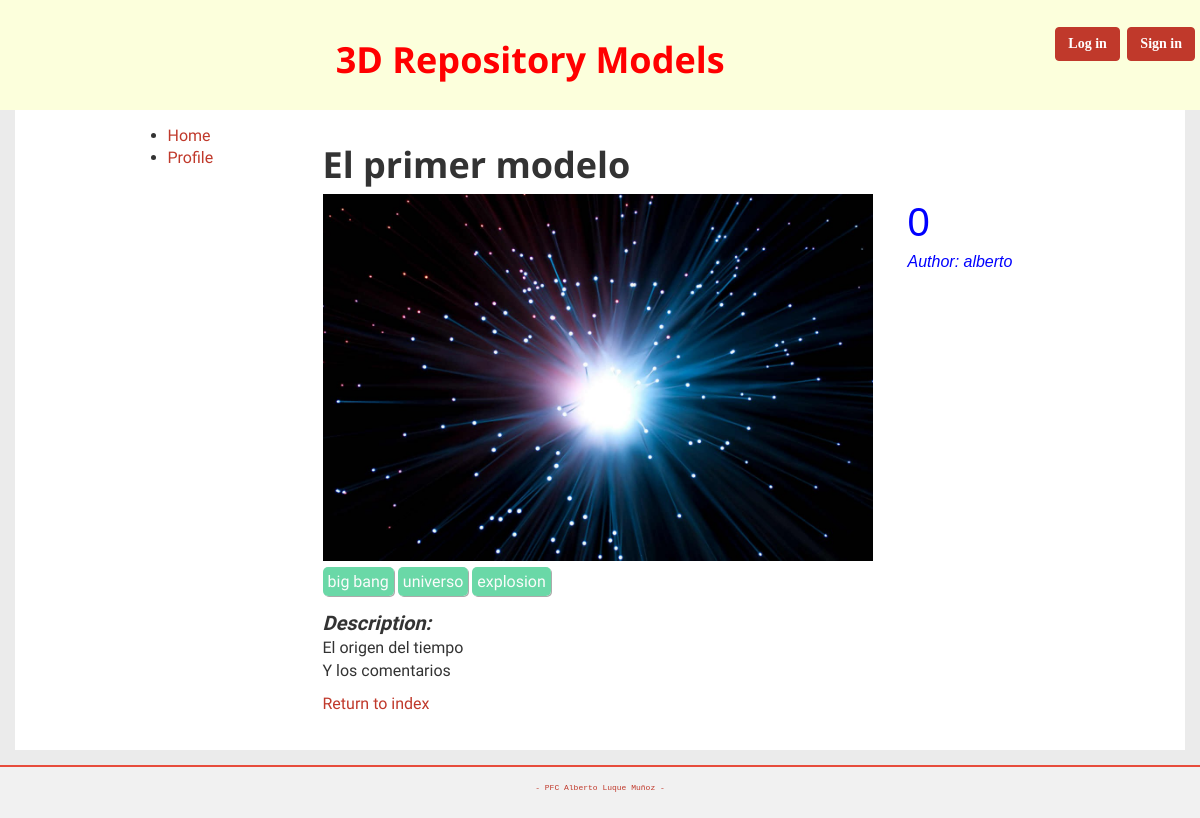
The page /modelos/1/ on the database as committed earlier.
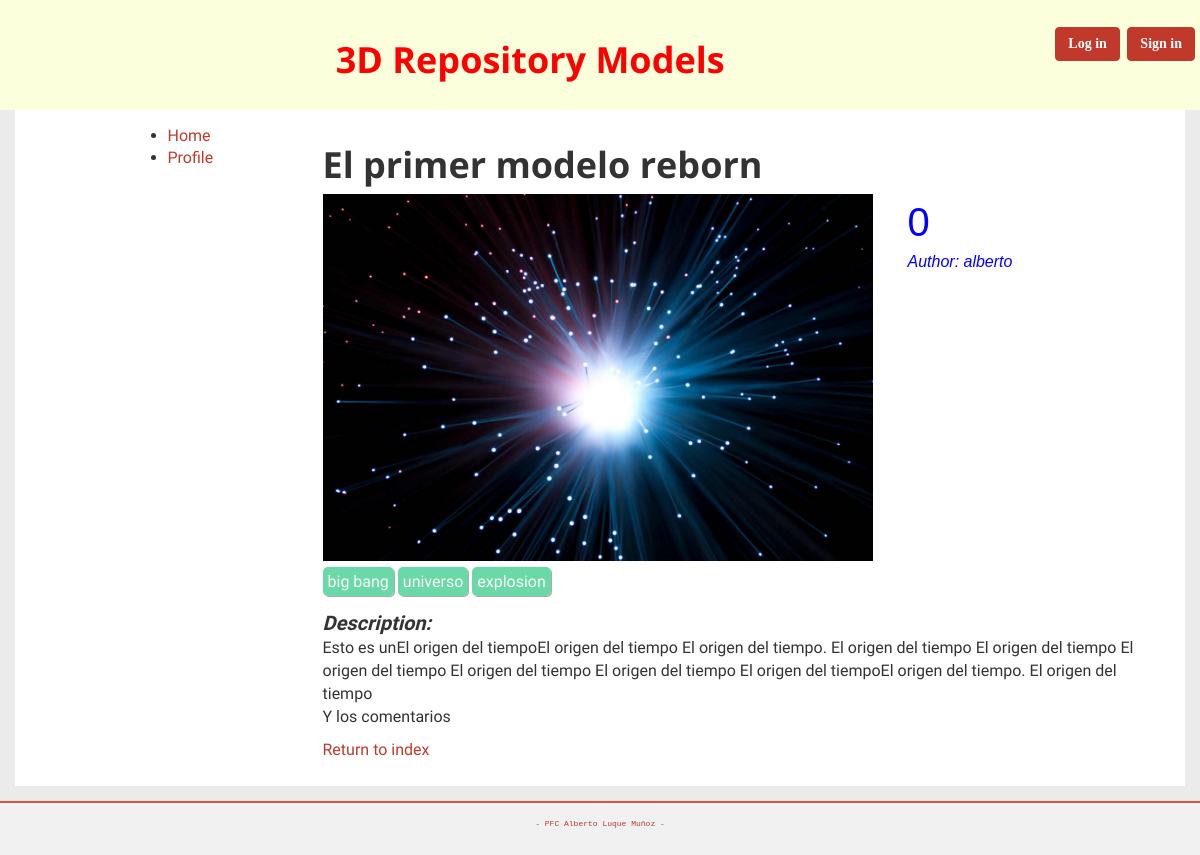
The same page on the database as committed later.
### Repositorio3D/modelos3D/models.py (models this page shows, shortened)
class Model3D(models.Model):
    nombre = models.CharField(max_length=100)
    descripcion = models.TextField(blank=True)
    valoracion = models.FloatField(
        validators=[MinValueValidator(0), MaxValueValidator(10)],
        default=0)
    user = models.ForeignKey(User, null=True)
    def get_imagenes(self):
        return self.imagenesmodelos_set.filter()
    def get_tags(self):
        return self.tagsmodelos_set.filter()
    class Meta:
        verbose_name = 'Modelo 3D'
        verbose_name_plural = 'Modelos 3D'

class ImagenesModelos(models.Model):
    modelo = models.ForeignKey('Model3D')
    imagen = models.ImageField(storage=fs, blank=True, default='image-not-available.png')
    class Meta:
        verbose_name = 'Imagen'
        verbose_name_plural = 'Imágenes'

class TagsModelos(models.Model):
    modelo = models.ForeignKey('Model3D')
    tag = models.CharField(max_length=50, blank=True)
    class Meta:
        verbose_name = 'Tag'
        verbose_name_plural = 'Tags'

### Repositorio3D/modelos3D/views.py (the view)
# urls.py: url(r'modelos/(?P<modelo_id>\d+)/$', views.VerModelo.as_view(), name="detalle_modelos"),
class VerModelo(DetailView):
    model = Model3D
    pk_url_kwarg = 'modelo_id'
    template_name = 'modelos3D/detalle_modelo.html'

### Repositorio3D/modelos3D/templates/modelos3D/detalle_modelo.html (shortened to what this page needs)
{% extends "base/base.html" %}
{% load i18n %}
{% block body %}
    <h1>
        {{object.nombre}}
    </h1>
    <div class="row">
        <div class="imagen_principal col-lg-8">
            {% for imagen in object.get_imagenes %}
                <img src="{{ imagen.imagen.url }}" width="550" />
            {% endfor %}
        </div>
        <div class="valoracion col-lg-4">
            {{ object.valoracion|floatformat }}
            <div class="autor">
                {% trans "Author" %}: {{ object.user }}
            </div>
        </div>
    </div>
    <div class="tags">
        {% for tag in object.get_tags %}
            {% if tag.tag != '' %}
                <a class="tag_button" href="{% url 'ver_modelos_tags' tag.tag %}">{{ tag.tag }}</a>
            {% endif %}
        {% endfor %}
    </div>
    <div class="descripcion_title">
        {% trans "Description" %}:
    </div>
    <div class="descripcion">
        {{ object.descripcion }}
    </div>
    <p>
        Y los comentarios
    </p>
    <p>
        <a href="{% url 'index' %}">{% trans "Return to index" %}</a>
    </p>
{% endblock %}

### Repositorio3D/modelos3D/templates/base/base.html (shortened to what this page needs)
{% load bootstrap3 %}
{% load staticfiles %}
{% load i18n %}
<html>
    <head>
        {% bootstrap_css %}
        <link href="{% static "css/custom_css.css" %}" rel="stylesheet">
    </head>
    <body>
        <div class="row">
            <div class="title_section">
                {% block loginlogout %}
                    <div class="account_div">
                        {% if user.is_authenticated %}
                            <div class="dropdown">
                                <button class="btn btn-primary dropdown-toggle" type="button" data-toggle="dropdown">{{ user.username }}
                                    <span class="caret"></span></button>
                                <ul class="dropdown-menu">
                                    <li><a href="{% url 'auth_logout' %}">{% trans "Log out" %}</a></li>
                                    <li><a href="{% url 'account_profile' %}">{% trans "Profile" %}</a></li>
                                </ul>
                            </div>
                        {% else %}
                            <div class="log_on">
                                <a href="{% url 'auth_login' %}" class="btn btn-primary">{% trans "Log in" %}</a>
                                <a href="{% url 'registration_register' %} " class="btn btn-primary">{% trans "Sign in" %}</a>
                            </div>
                        {% endif %}
                    </div>
                {% endblock %}
                <h1>
                    {% trans "3D Repository Models" %}
                </h1>
            </div>
        </div>
        <div class="content">
            <div class="row">
                <div class="col-lg-1">
                </div>
                <div class="col-lg-2">
                    {% include "base/lateral_menu.html" %}
                </div>
                <div class="col-lg-9">
                    {% block body %}
                    {% endblock %}
                </div>
            </div>
        </div>
    </body>
    <footer>
        <div class="footer">
            <p>
                <a href="{% url 'index' %}">- PFC Alberto Luque Muñoz -</a>
            </p>
        </div>
    </footer>
</html>

### Repositorio3D/modelos3D/templates/base/lateral_menu.html
{% load i18n %}
<ul>
    <li>
        <a href="{% url 'index' %}">{% trans "Home" %}</a>
    </li>
    <li>
        <a href="{% url 'account_profile' %}">{% trans "Profile" %}</a>
    </li>
</ul>

### Repositorio3D/static/css/custom_css.css (style rules this page uses)
body { background-color: #ebebeb; font-family: 'Raleway', sans-serif; font-size: 16px; }
h1, h2, h3, h4, h5, h6 { font-family: 'Open Sans', sans-serif; font-weight: bold; }
a { color: #c0392b; }
.title_section { text-align: center; font-size: 30; font-family: fantasy; color: red; padding: 20; background-color: #FCFFDC }
.footer { text-align: center; font-size: 8; font-family: monospace; border-top: 2px solid #e74c3c; padding: 15px; margin-top: 15px; background-color: #f1f1f1; }
.content { padding: 15px; max-width: 1170px; margin: 0 auto; background-color: white; min-height: 80%; }
.btn-primary { color: #fff; background-color: #c0392b; border-color: #c0392b; font-weight: bold; }
.descripcion_title { font-size: 20px; font-style: italic; font-weight: bold; }
.autor { font-size: initial; font-style: italic; }
.valoracion { color: blue; font-size: 40; font-family: sans-serif; }
.tags { margin-top: 10px; margin-bottom: 15px; }
.tag_button { color: #FBFBFB; padding: 5px; border-radius: 5px; background-color: #6AD8A7; box-shadow: 1px 1px #ababab; }
.account_div { float: right; }

Rows that differ between the two databases and show on the page:
changed Model3D "alberto": nombre "El primer modelo" → "El primer modelo reborn"; descripcion "El origen del tiempo" → "Esto es unEl origen del tiempoEl origen del tiempo El origen del tiempo. El origen del tiempo El origen del tiempo El origen del tiempo El origen del tiempo El origen del tiempo El origen del tiempoEl origen del tiempo. El origen del tiempo"
